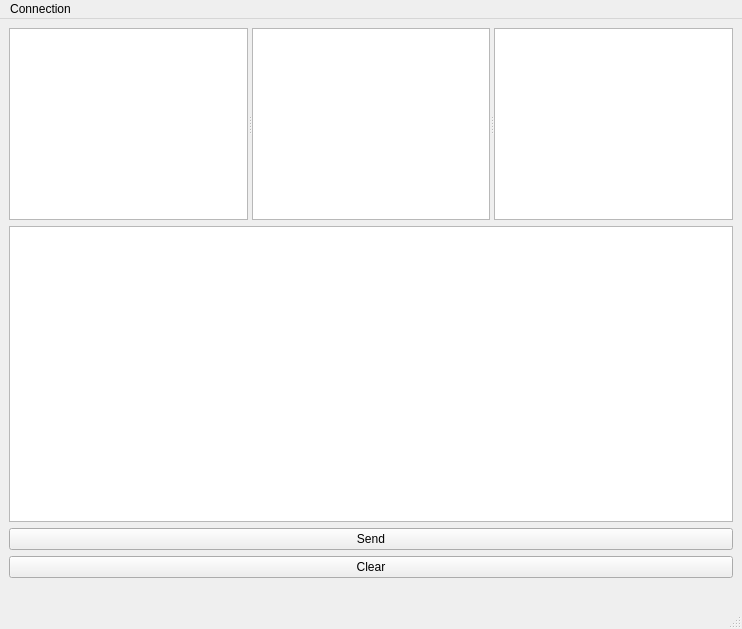
<?xml version="1.0" encoding="UTF-8"?>
<ui version="4.0">
 <class>MainWindow</class>
 <widget class="QMainWindow" name="MainWindow">
  <property name="geometry">
   <rect>
    <x>0</x>
    <y>0</y>
    <width>742</width>
    <height>629</height>
   </rect>
  </property>
  <property name="minimumSize">
   <size>
    <width>0</width>
    <height>0</height>
   </size>
  </property>
  <property name="sizeIncrement">
   <size>
    <width>0</width>
    <height>0</height>
   </size>
  </property>
  <property name="windowTitle">
   <string>DB-GUI</string>
  </property>
  <widget class="QWidget" name="centralwidget">
   <layout class="QGridLayout" name="gridLayout">
    <item row="4" column="0">
     <widget class="QLabel" name="errorLable">
      <property name="sizePolicy">
       <sizepolicy hsizetype="Preferred" vsizetype="Preferred">
        <horstretch>0</horstretch>
        <verstretch>0</verstretch>
       </sizepolicy>
      </property>
      <property name="text">
       <string/>
      </property>
     </widget>
    </item>
    <item row="1" column="0">
     <widget class="QPlainTextEdit" name="comandEdit">
      <property name="minimumSize">
       <size>
        <width>0</width>
        <height>0</height>
       </size>
      </property>
      <property name="sizeIncrement">
       <size>
        <width>0</width>
        <height>0</height>
       </size>
      </property>
     </widget>
    </item>
    <item row="2" column="0">
     <widget class="QPushButton" name="requestButton">
      <property name="text">
       <string>Send</string>
      </property>
     </widget>
    </item>
    <item row="0" column="0">
     <widget class="QSplitter" name="splitter">
      <property name="orientation">
       <enum>Qt::Horizontal</enum>
      </property>
      <widget class="QListView" name="tableList">
       <property name="sizePolicy">
        <sizepolicy hsizetype="Expanding" vsizetype="Expanding">
         <horstretch>0</horstretch>
         <verstretch>0</verstretch>
        </sizepolicy>
       </property>
       <property name="frameShadow">
        <enum>QFrame::Plain</enum>
       </property>
       <property name="lineWidth">
        <number>3</number>
       </property>
       <property name="movement">
        <enum>QListView::Static</enum>
       </property>
       <property name="batchSize">
        <number>100</number>
       </property>
      </widget>
      <widget class="QTableView" name="resultView">
       <property name="sizePolicy">
        <sizepolicy hsizetype="Expanding" vsizetype="Expanding">
         <horstretch>0</horstretch>
         <verstretch>0</verstretch>
        </sizepolicy>
       </property>
       <property name="frameShadow">
        <enum>QFrame::Plain</enum>
       </property>
       <property name="lineWidth">
        <number>3</number>
       </property>
       <property name="midLineWidth">
        <number>0</number>
       </property>
      </widget>
      <widget class="QPlainTextEdit" name="historyEdit">
       <property name="enabled">
        <bool>true</bool>
       </property>
       <property name="sizePolicy">
        <sizepolicy hsizetype="Expanding" vsizetype="Expanding">
         <horstretch>0</horstretch>
         <verstretch>0</verstretch>
        </sizepolicy>
       </property>
       <property name="frameShadow">
        <enum>QFrame::Plain</enum>
       </property>
       <property name="lineWidth">
        <number>3</number>
       </property>
       <property name="readOnly">
        <bool>true</bool>
       </property>
      </widget>
     </widget>
    </item>
    <item row="3" column="0">
     <widget class="QPushButton" name="clearButton">
      <property name="text">
       <string>Clear</string>
      </property>
     </widget>
    </item>
   </layout>
  </widget>
  <widget class="QStatusBar" name="statusbar"/>
  <widget class="QMenuBar" name="menubar">
   <property name="geometry">
    <rect>
     <x>0</x>
     <y>0</y>
     <width>742</width>
     <height>25</height>
    </rect>
   </property>
   <widget class="QMenu" name="menu">
    <property name="title">
     <string>Connection</string>
    </property>
    <addaction name="action"/>
   </widget>
   <addaction name="menu"/>
  </widget>
  <action name="action">
   <property name="text">
    <string>Connect</string>
   </property>
  </action>
 </widget>
 <resources/>
 <connections/>
</ui>
